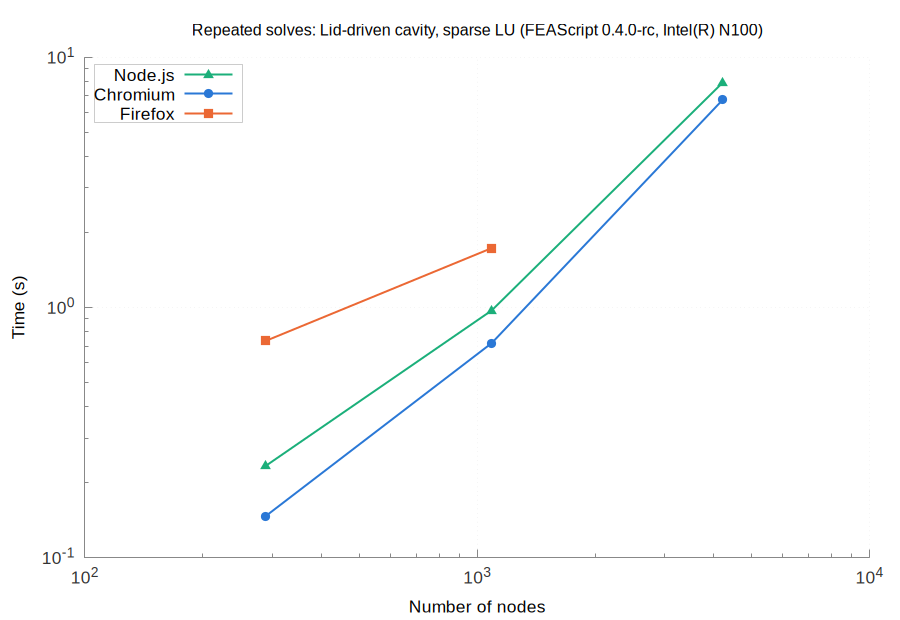

Recreate this plot in gnuplot.
set terminal pngcairo size 900,620 font 'Arial,13'
set border 3 lc rgb '#888888'; set tics nomirror tc rgb '#333333'
set grid lc rgb '#e6e6e6' lw 1; set key top left box lc rgb '#cccccc' opaque
set logscale xy; set format y '10^{%L}'; set format x '10^{%L}'
set output 'browsers_Lid_driven_cavity_sparse_LU_repeated.png'
set title 'Repeated solves: Lid-driven cavity, sparse LU (FEAScript 0.4.0-rc, Intel(R) N100)' font 'Arial,12'
set xlabel 'Number of nodes'
set ylabel 'Time (s)'
plot 'browsers_Lid_driven_cavity_sparse_LU_repeated_node.dat' u 1:2 w lp lw 2 pt 9 ps 1.2 lc rgb '#1baf7a' t 'Node.js', \
     'browsers_Lid_driven_cavity_sparse_LU_repeated_chromium.dat' u 1:2 w lp lw 2 pt 7 ps 1.2 lc rgb '#2a78d6' t 'Chromium', \
     'browsers_Lid_driven_cavity_sparse_LU_repeated_firefox.dat' u 1:2 w lp lw 2 pt 5 ps 1.2 lc rgb '#eb6834' t 'Firefox'
